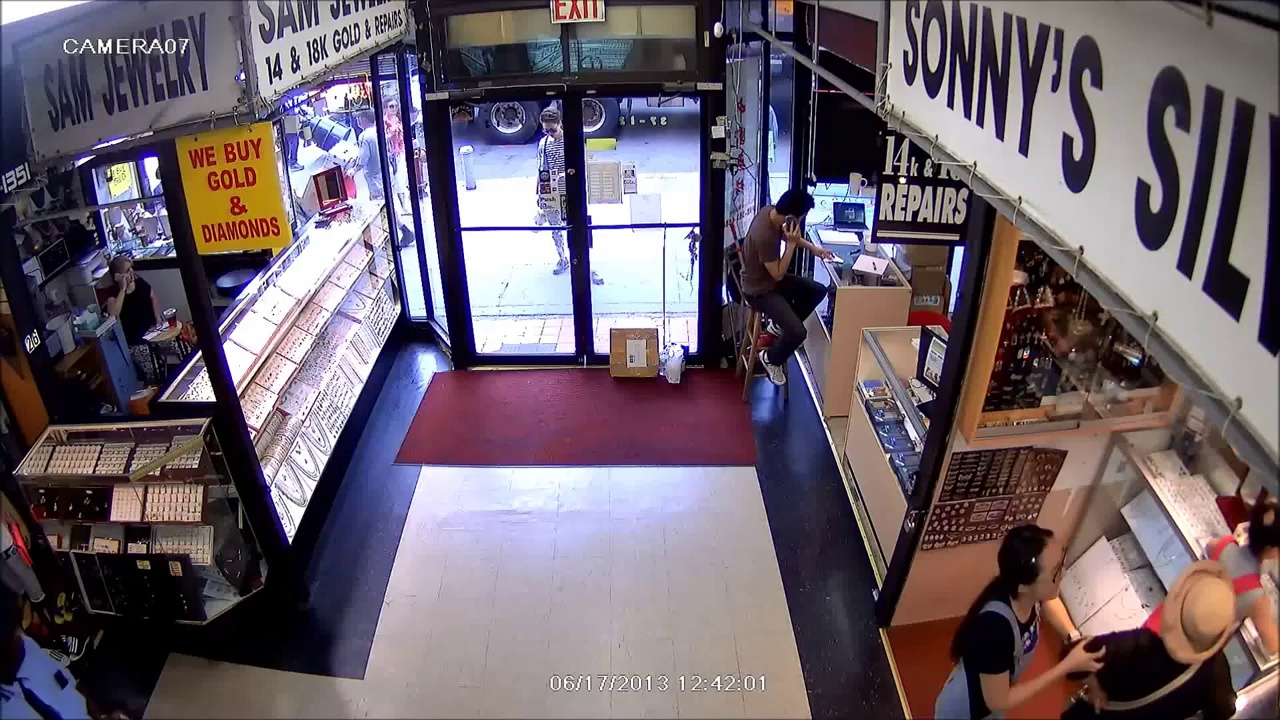
#> input picture calibrator/mall.mp4.jpg, 1280 x 720 px
$ python main.py --image mall.mp4.jpg
#> lines starting #> are read from the running program, lines starting #| are printed output that depends on the picture
# import the necessary packages
import argparse
import cv2
import numpy as np
import json
# initialize the list of reference points and boolean indicating
# whether cropping is being performed or not

radius = 5
points = None
grabbing = None

size = 500
scale = 0.25

def compute_homography(points):
	camera_points = np.array([
		[points[0][0], points[0][1]],
		[points[1][0], points[1][1]],
		[points[2][0], points[2][1]],
		[points[3][0], points[3][1]],
	])
	map_points = np.array([
		[0, 0], #top_left
		[0, 1], #top_right
		[1, 1], #bottom_right
		[1, 0], #bottom_left
	])

	h, _ = cv2.findHomography(camera_points, size * (scale / 2) + size * scale + map_points * size * scale)
	return h

def in_circle(point, circle, radius):
	return np.sqrt( (point[0] - circle[0]) ** 2 + (point[1] - circle[1]) ** 2 ) <= radius

def click_and_crop(event, x, y, flags, param):
	# grab references to the global variables
	global points, grabbing, radius, homography

	# if the left mouse button was clicked and mouse is over a point
	# drag the point
	if grabbing is not None:
		points[grabbing] = (x, y)
		homography = compute_homography(points)

	if event == cv2.EVENT_LBUTTONDOWN:
		for idx in range (len(points)):
			point = points[idx]
			if in_circle((x, y), point, radius):
				grabbing = idx
	elif event == cv2.EVENT_LBUTTONUP:
		grabbing = None
		homography = compute_homography(points)

ap = argparse.ArgumentParser()
ap.add_argument("-i", "--image", required=True, help="Path to the image")
args = vars(ap.parse_args())
filename = args["image"]

# load the image, clone it, and setup the mouse callback function
image = cv2.imread(filename)
#> image is the input picture: shape (720, 1280, 3); mean B, G, R 106.3, 96.5, 108.5

cv2.namedWindow("image")
cv2.setMouseCallback("image", click_and_crop)

h, w = image.shape[0], image.shape[1]
#> h = 720; w = 1280

points = [
	( int (w/2 - w/4), int(h/2 - h/4) ),
	( int (w/2 - w/4), int(h/2 + h/4) ),
	( int (w/2 + w/4), int(h/2 + h/4) ),
	( int (w/2 + w/4), int(h/2 - h/4) ),

	( int (w/8 - w/10), int(h/8 - h/10) ),
	( int (w/8 - w/10), int(h/8 + h/10) ),
]

def draw_points(image):
	color = (192, 55, 240)
	for idx in range( 4 ):
		point = points[idx]
		r = radius
		if grabbing is not None and grabbing == idx:
			r = radius * 2
		cv2.circle(image, point, r, color, -1)
	cv2.line(image, points[0], points[1], color, 2)
	cv2.line(image, points[1], points[2], color, 2)
	cv2.line(image, points[2], points[3], color, 2)
	cv2.line(image, points[3], points[0], color, 2)

	color = (240, 192, 55)
	for idx in range( 4, 6 ):
		point = points[idx]
		r = radius
		if grabbing is not None and grabbing == idx:
			r = radius * 2
		cv2.circle(image, point, r, color, -1)
	cv2.line(image, points[4], points[5], color, 2)

homography = compute_homography(points)

write_text = False
while True:
	# display the image and wait for a keypress
	clone = image.copy()
	draw_points(clone)
#> after the loop in draw_points, `for idx in range( 4, 6 ):`: image: shape (720, 1280, 3); mean B, G, R 106.7, 96.1, 109.3
#> in draw_points, `cv2.line(image, points[4], points[5], color, 2)`:
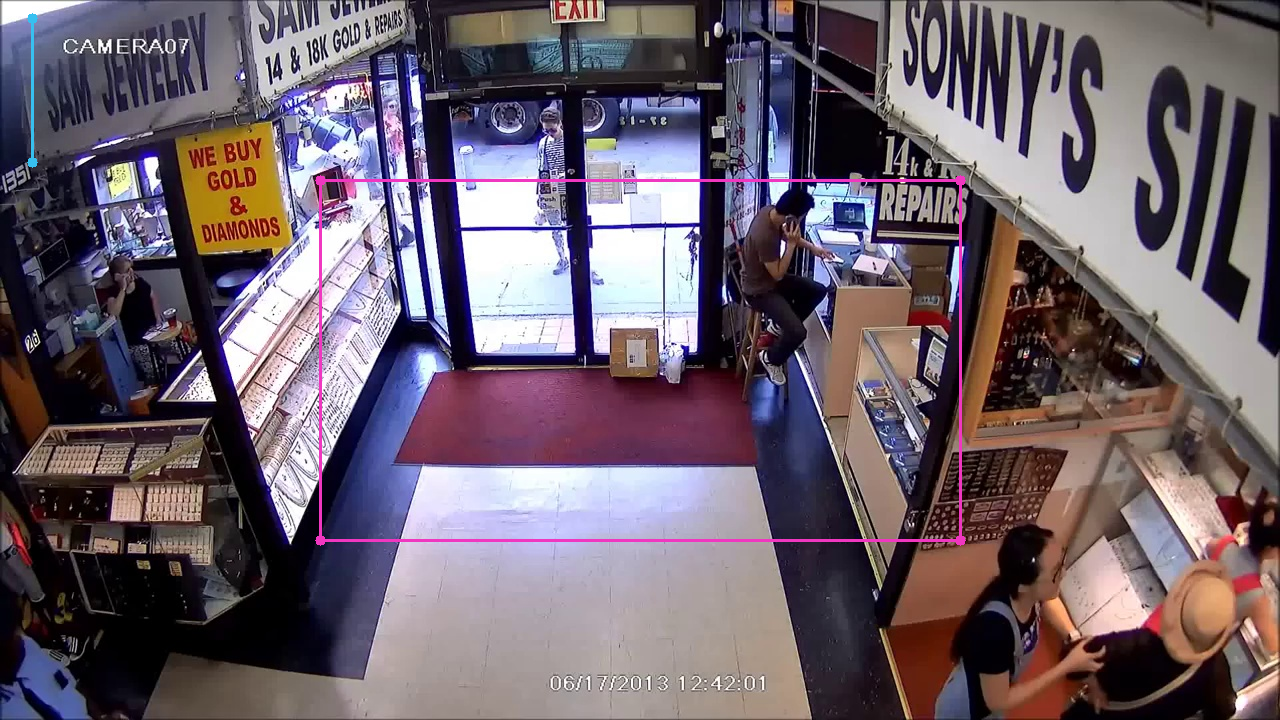
#> image: shape (720, 1280, 3); mean B, G, R 106.8, 96.2, 109.3

	warped = cv2.warpPerspective(image, homography, (size, size) )
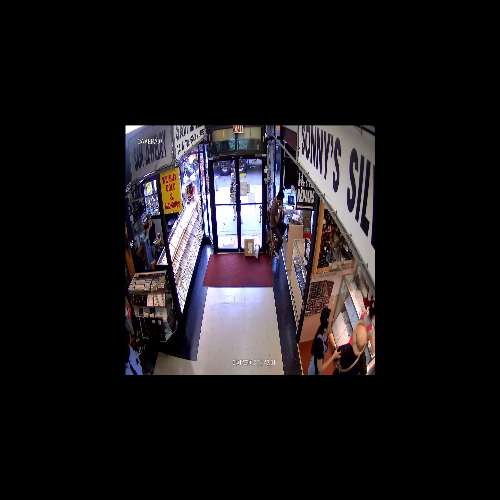
#> warped: shape (500, 500, 3); mean B, G, R 26.6, 24.1, 27.1

	if write_text:
		cv2.putText(clone, 'Saved!', (int(w/2 - 50), int(h - 10)), cv2.FONT_HERSHEY_SIMPLEX, 1, (255, 0, 0), 2, cv2.LINE_AA)

	cv2.imshow("image", clone)
	cv2.imshow("warp", warped)
	key = cv2.waitKey(1) & 0xFF
#> (key q is pressed here)

	if key == ord("q"):
		break
	if key == ord("s"):
		calib = { "image" : [
			[points[0][0], points[0][1]],
			[points[1][0], points[1][1]],
			[points[2][0], points[2][1]],
			[points[3][0], points[3][1]],
		], "map": [
			[0, 0], #top_left
			[0, 1], #top_right
			[1, 1], #bottom_right
			[1, 0], #bottom_left
		], "scale": scale,
		"dist": [
			[points[4][0], points[4][1]],
			[points[5][0], points[5][1]]
		]
		}

		with open("calib.json", "w") as f:
			f.write(json.dumps(calib))
			write_text = True

# close all open windows
cv2.destroyAllWindows()
